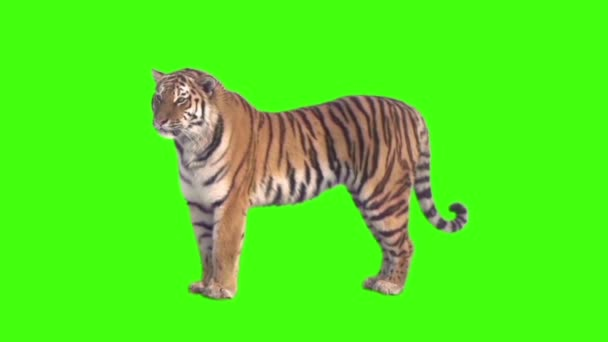
#> input picture Lab1/tiger.jpg, 608 x 342 px
$ jupyter execute Lab1.ipynb
#> lines starting #> are read from the running program, lines starting #| are printed output that depends on the picture; after the words box and inside, x2 and y2 are one past the last pixel; in counts of white or black regions, pixels touching at a corner belong together
[cell 1]
import numpy as np
import matplotlib.pyplot as plt

try:
    img_object_raw = plt.imread('tiger.jpg')
#> img_object_raw is the input picture: shape (342, 608, 3); mean R, G, B 82, 231.6, 30.5
    img_background_raw = plt.imread('fonnew.jpg')
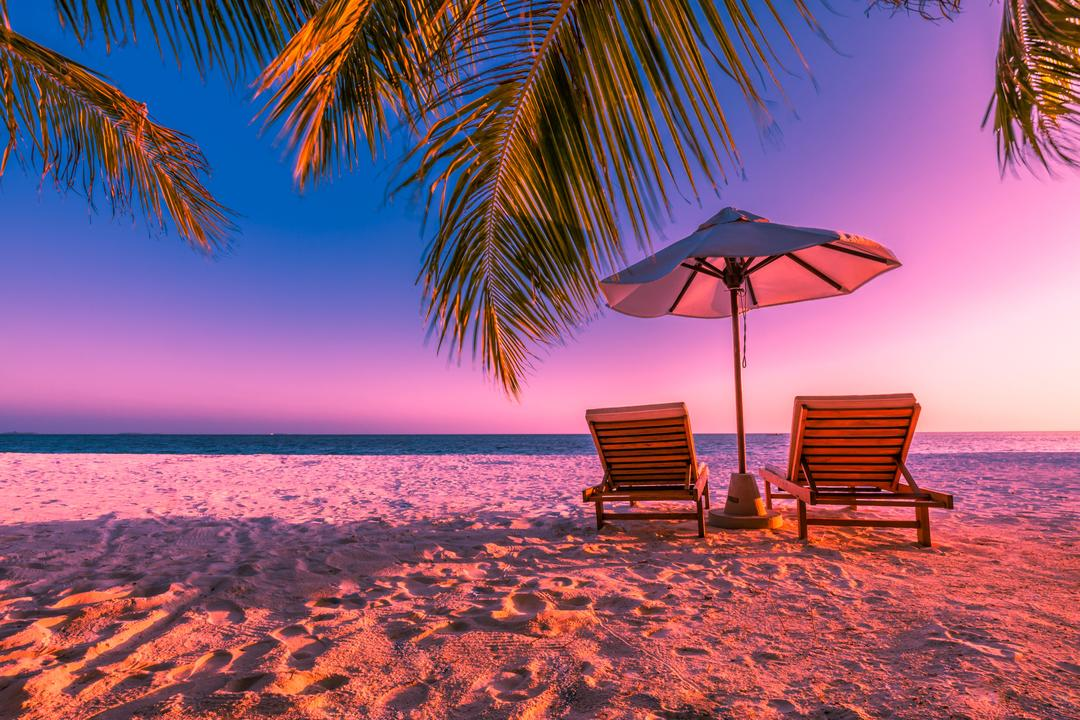
#> input picture Lab1/fonnew.jpg, 1080 x 720 px
#> img_background_raw is the input picture: shape (720, 1080, 3); mean R, G, B 144.5, 95, 123
    print("Зображення успішно завантажено")
except FileNotFoundError:
    print("Помилка: Один або обидва файли не знайдено.")

fig, axes = plt.subplots(1, 2, figsize=(12, 5))

axes[0].imshow(img_object_raw)
axes[0].set_title("Об'єкт")
axes[0].axis()

axes[1].imshow(img_background_raw)
axes[1].set_title("Фон")
axes[1].axis()

plt.show()

[cell 2]
img_object = img_object_raw[30:300, 30:500, :]
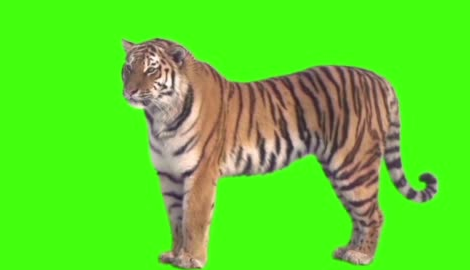
#> img_object: shape (270, 470, 3); mean R, G, B 91.6, 216.7, 41.1

plt.imshow(img_object)
plt.title("Обрізане зображення об'єкта")
plt.axis()
plt.show()

[cell 3]
img_red = img_object[:, :, 0]
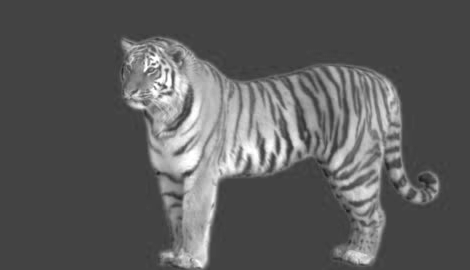
#> img_red: shape (270, 470); min 27, max 255, mean 91.6
img_green = img_object[:, :, 1]
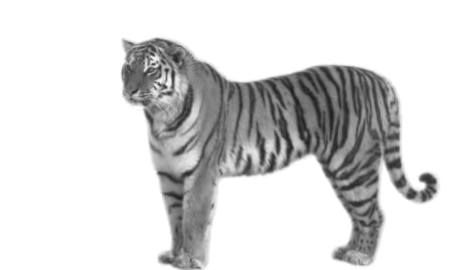
#> img_green: shape (270, 470); min 30, max 255, mean 216.7
img_blue = img_object[:, :, 2]
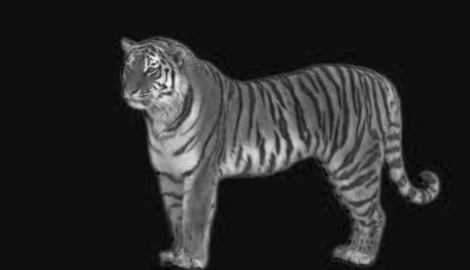
#> img_blue: shape (270, 470); min 0, max 244, mean 41.1

fig, axes = plt.subplots(1, 3, figsize=(15, 5))
axes[0].imshow(img_red, cmap='gray')
axes[0].set_title("Червоний канал")
axes[0].axis()

axes[1].imshow(img_green, cmap='gray')
axes[1].set_title("Зелений канал")
axes[1].axis()

axes[2].imshow(img_blue, cmap='gray')
axes[2].set_title("Синій канал")
axes[2].axis()

plt.show()

img_gray = (0.299 * img_red + 0.587 * img_green + 0.114 * img_blue).astype(np.uint8)
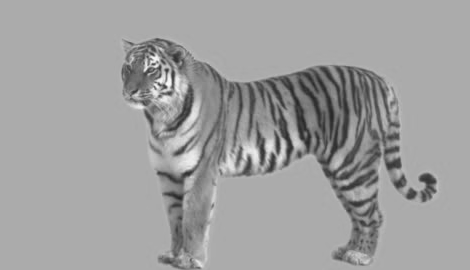
#> img_gray: shape (270, 470); min 37, max 250, mean 158.9

plt.imshow(img_gray, cmap='gray')
plt.title("Чорно-біле зображення")
plt.axis()
plt.show()

[cell 4]
def otsu_threshold_manual(image_channel):
    pixel_counts, _ = np.histogram(image_channel.ravel(), bins=256, range=(0, 256))
#> pixel_counts = 256 values, max 87130 at index 255, min 0 at index 0, mean 495.7
    total_pixels = image_channel.size
#> total_pixels = 126900
    pixel_probabilities = pixel_counts / total_pixels
#> pixel_probabilities = 256 values, max 0.687 at index 255, min 0 at index 0, mean 0.00391

    best_threshold = 0
    max_variance = 0.0

    for t in range(1, 256):
        w_bg = np.sum(pixel_probabilities[:t])
        if w_bg == 0: continue
        mean_bg = np.sum(np.arange(t) * pixel_probabilities[:t]) / w_bg

        w_fg = np.sum(pixel_probabilities[t:])
        if w_fg == 0: continue
        mean_fg = np.sum(np.arange(t, 256) * pixel_probabilities[t:]) / w_fg

        between_class_variance = w_bg * w_fg * ((mean_bg - mean_fg) ** 2)

        if between_class_variance > max_variance:
            max_variance = between_class_variance
            best_threshold = t
#> this loop made 255 passes
#> (w_bg, mean_bg, w_fg, mean_fg, between_class_variance, max_variance) on passes 31 to 42: (7.88e-06, 30, 1, 216.7, 0.275, 0.275), (4.73e-05, 30.83, 1, 216.7, 1.63, 1.63), (7.09e-05, 31.22, 1, 216.7, 2.44, 2.44), (0.00015, 32.16, 1, 216.7, 5.1, 5.1), (0.000189, 32.54, 1, 216.7, 6.42, 6.42), (0.00026, 33.21, 1, 216.7, 8.76, 8.76), (0.000394, 34.16, 1, 216.8, 13.13, 13.13), (0.00052, 34.85, 0.999, 216.8, 17.21, 17.21), (0.000654, 35.49, 0.999, 216.8, 21.49, 21.49), (0.000914, 36.49, 0.999, 216.9, 29.71, 29.71), (0.00116, 37.23, 0.999, 216.9, 37.35, 37.35), (0.00148, 38.05, 0.999, 217, 47.35, 47.35)
#> w_bg on passes 1 to 6: 0, 0, 0, 0, 0, 0
#> after the loop, best_threshold = 185; max_variance = 3595.7

    return best_threshold

otsu_thresh = otsu_threshold_manual(img_green)
#> otsu_thresh = 185

binary_mask = img_green < otsu_thresh
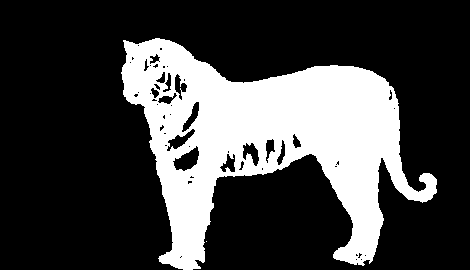
#> binary_mask: shape (270, 470) bool; 26.4% white; 2 white regions (1 under 20 px), largest, box (x1, y1, x2, y2) and area: (121, 38, 437, 270) 33518

print(f"Знайдений поріг методом Отсу: {otsu_thresh}")
#| Знайдений поріг методом Отсу: 185

plt.imshow(binary_mask, cmap='gray')
plt.title("Бінарна маска об'єкта")
plt.axis('off')
plt.show()

[cell 5]
h, w, _ = img_object.shape
#> h = 270; w = 470

final_image = np.copy(img_background_raw)

vertical_offset_pixels = 250
horizontal_offset_pixels = 0

y_start = vertical_offset_pixels
y_end = y_start + h
#> y_end = 520

x_start = horizontal_offset_pixels
x_end = x_start + w
#> x_end = 470

if y_end > final_image.shape[0] or x_end > final_image.shape[1]:
    print("Помилка: Об'єкт завеликий або розміщений занадто низько/вправо і виходить за межі фону.")
    sys.exit(1)

background_roi = final_image[y_start:y_end, x_start:x_end, :]
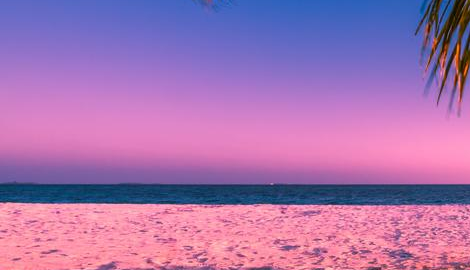
#> background_roi: shape (270, 470, 3); mean R, G, B 168, 115.5, 176.1

mask_3d = np.stack([binary_mask] * 3, axis=-1)

combined_roi = np.where(mask_3d, img_object, background_roi)
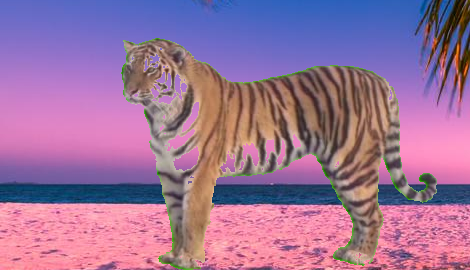
#> combined_roi: shape (270, 470, 3); mean of channels 0, 1, 2 156.4, 114.7, 153.5; drawn as R, G, B

final_image[y_start:y_end, x_start:x_end, :] = combined_roi
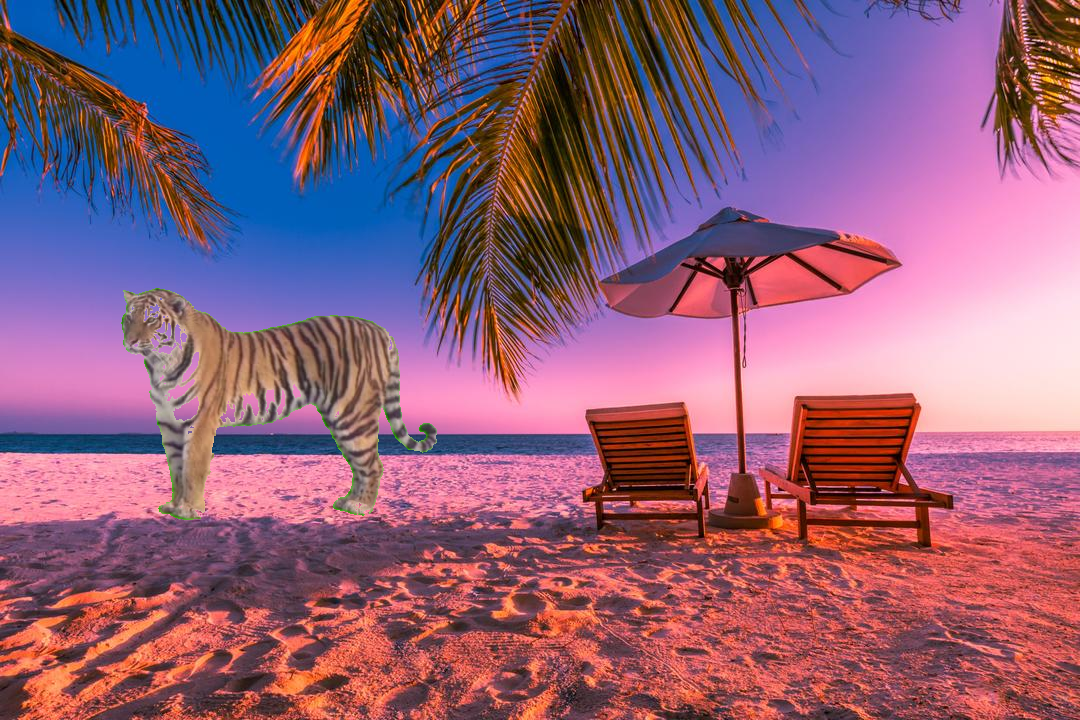
#> final_image: shape (720, 1080, 3); 4.31% of pixels changed, all inside (x1, y1, x2, y2) = (121, 288, 437, 520)

plt.figure(figsize=(10, 8))
plt.imshow(final_image)
plt.title("Результат: об'єкт на фоні")
plt.axis('off')
plt.show()
